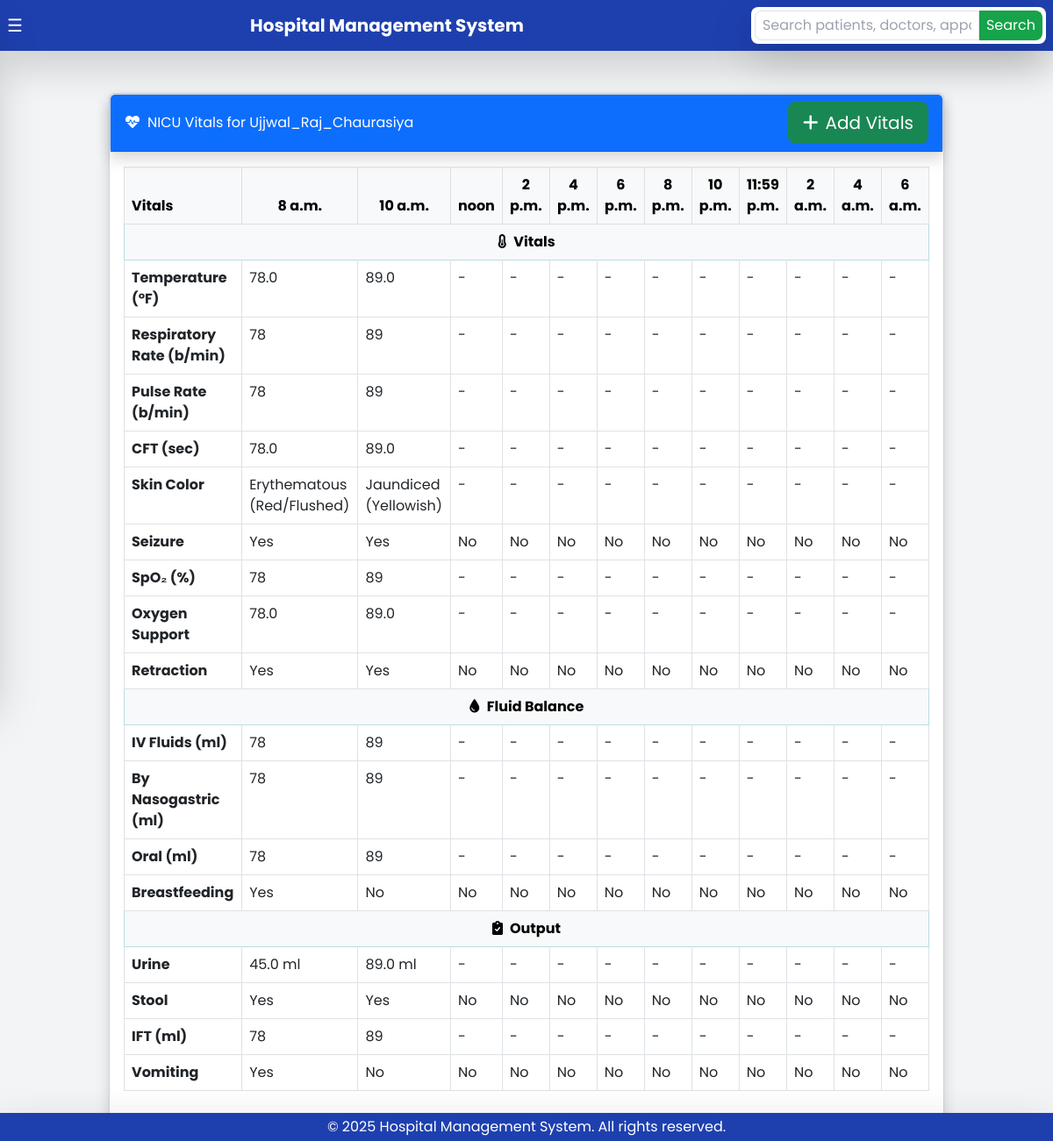
Page /nicu/view/30/ (signed in) on the committed database.
### hms/models.py (models this page shows, shortened)
class IPD(models.Model):
    patient = models.ForeignKey(Patient, on_delete=models.CASCADE)
    room = models.ForeignKey(Room, on_delete=models.CASCADE, limit_choices_to={'is_available': True}, null=True, blank=True)
    admitted_on = models.DateTimeField(auto_now_add=True)
    discharge_date = models.DateTimeField(null=True, blank=True)
    reason_for_admission = models.TextField(null=True, blank=True)
    bed_number = models.IntegerField(null=True, blank=True)
    bed_price_per_day = models.DecimalField(max_digits=10, decimal_places=2, null=True, blank=True)
    total_cost = models.DecimalField(max_digits=10, decimal_places=2, default=0.00, editable=False)  # Total cost of the stay
    transferred_to_hospital = models.CharField(max_length=255, null=True, blank=True)  # New field for transfer to another hospital

class Patient(models.Model):
    BLOOD_GROUP_CHOICES = [
        ('A+', 'A+'), ('A-', 'A-'), ('B+', 'B+'), ('B-', 'B-'),
        ('O+', 'O+'), ('O-', 'O-'), ('AB+', 'AB+'), ('AB-', 'AB-')
    ]
    RELATIONSHIP_CHOICES = [
        ('father', 'Father'),
        ('mother', 'Mother'),
        ('son', 'Son'),
        ('daughter', 'Daughter'),
        ('spouse', 'Spouse'),
        ('friend', 'Friend'),
        ('other', 'Other'),
    ]
    patient_code = models.CharField(max_length=15, unique=True, editable=False, blank=True, null=True)
    created_at = models.DateTimeField(default=now)
    user = models.OneToOneField(CustomUser, on_delete=models.CASCADE, related_name="patient")
    date_of_birth = models.DateField(blank=True, null=True)
    age = models.PositiveIntegerField(blank=True, null=True)  # Age field
    contact_number = models.CharField(max_length=15, blank=True, null=True)
    address = models.TextField(blank=True, null=True)
    gender = models.CharField(max_length=10, choices=CustomUser.GENDER_CHOICES, blank=True, null=True)
    aadhar_number = models.CharField(max_length=12, unique=True, validators=[MinLengthValidator(12)], blank=True, null=True)
    blood_group = models.CharField(max_length=3, blank=True, null=True, choices=BLOOD_GROUP_CHOICES)
    email = models.EmailField(unique=True, blank=True, null=True)
    allergies = models.TextField(blank=True, null=True)  # Known allergies
    medical_history = models.TextField(blank=True, null=True)  # Past medical history
    current_medications = models.TextField(blank=True, null=True)  # Current medications
    emergency_contact_name = models.CharField(max_length=255, blank=True, null=True)
    emergency_contact_number = models.CharField(max_length=15, blank=True, null=True)
    emergency_contact_relationship = models.CharField(max_length=50, blank=True, null=True, choices=RELATIONSHIP_CHOICES)
    accompanying_person_name = models.CharField(max_length=255, blank=True, null=True)
    accompanying_person_contact = models.CharField(max_length=15, blank=True, null=True)
    accompanying_person_relationship = models.CharField(max_length=50, blank=True, null=True, choices=RELATIONSHIP_CHOICES)
    accompanying_person_address = models.TextField(blank=True, null=True)
    profile_picture = models.ImageField(upload_to='patient_profiles/', blank=True, null=True)

class CustomUser(AbstractUser):
    GENDER_CHOICES = (
        ('male', 'Male'),
        ('female', 'Female'),
        ('other', 'Other'),
    )
    full_name = models.CharField(max_length=255, blank=True, null=True)
    contact_number = models.CharField(max_length=15, blank=True, null=True)
    address = models.TextField(blank=True, null=True)
    gender = models.CharField(max_length=10, choices=GENDER_CHOICES, blank=True, null=True)
    groups = models.ManyToManyField(Group, related_name="customuser_groups", blank=True)
    user_permissions = models.ManyToManyField(Permission, related_name="customuser_permissions", blank=True)

class NICUVitals(models.Model):
    SKIN_COLOR_CHOICES = [
        ('pink', 'Pink (Normal)'),
        ('pallor', 'Pallor (Pale)'),
        ('jaundiced', 'Jaundiced (Yellowish)'),
        ('cyanotic', 'Cyanotic (Bluish)'),
        ('mottled', 'Mottled (Blotchy)'),
        ('erythematous', 'Erythematous (Red/Flushed)'),
        ('grayish', 'Grayish'),
        ('dusky', 'Dusky (Bluish-Gray)'),
    ]
    ipd = models.ForeignKey('IPD', on_delete=models.CASCADE, related_name='nicu_vitals')
    date = models.DateField(auto_now_add=True)
    time = models.TimeField(default=timezone.now)  # New field to record time slots (2-hour interval)
    temperature = models.DecimalField(max_digits=4, decimal_places=1,null=True, blank=True)
    respiratory_rate = models.IntegerField(null=True, blank=True)
    pulse_rate = models.IntegerField(null=True, blank=True)
    cft = models.DecimalField(max_digits=3, decimal_places=1,null=True, blank=True)
    skin_color = models.CharField(max_length=20, choices=SKIN_COLOR_CHOICES,default='pink')
    seizure = models.BooleanField(null=True, blank=True)
    spo2 = models.IntegerField(null=True, blank=True)
    oxygen = models.CharField(max_length=100,help_text="Options: 1. Nasal Prong, 2. Hood, 3. Without O2",null=True, blank=True)
    retraction = models.BooleanField(null=True, blank=True)
    iv_fluids = models.IntegerField(null=True, blank=True)
    by_nasogastric = models.IntegerField(null=True, blank=True)
    oral = models.IntegerField(null=True, blank=True)
    breastfeeding = models.BooleanField(null=True, blank=True)
    urine = models.CharField(max_length=10, choices=[('nil', 'Nil'), ('ml', 'ML')])
    urine_value = models.FloatField(blank=True, null=True)  # Store ML value
    stool = models.BooleanField(null=True, blank=True)
    ift = models.IntegerField(null=True, blank=True)
    vomiting = models.BooleanField(null=True, blank=True)

### hms/views.py (the view)
# urls.py: path('nicu/view/<int:ipd_id>/', views.view_nicu_vitals, name='view_nicu_vitals')
@login_required
def view_nicu_vitals(request, ipd_id):
    ipd = get_object_or_404(IPD, id=ipd_id)
    vitals_list = NICUVitals.objects.filter(ipd=ipd).order_by('-date')
    return render(request, 'hms/view_vitals.html', {'vitals_list': vitals_list, 'ipd': ipd})

### hms/templates/hms/view_vitals.html
{% extends 'hms/base.html' %}
{% block content %}
<div class="container mt-4">
    <div class="card shadow">
        <div class="card shadow">
            <div class="card-header bg-primary text-white d-flex justify-content-between align-items-center">
                <h2 class="card-title mb-0">
                    <i class="fas fa-heartbeat me-2"></i>NICU Vitals for {{ ipd.patient.user.full_name }}
                </h2>
                <a href="{% url 'add_nicu_vitals' ipd.id %}" class="btn btn-success btn-lg">
                    <i class="fas fa-plus me-2"></i>Add Vitals
                </a>
            </div>
        </div>
        <div class="card-body">
            <div class="table-responsive">
                <table class="table table-bordered table-hover">
                    <thead class="table-light">
                        <tr>
                            <th class="fw-bold">Vitals</th>
                            {% for vitals in vitals_list %}
                                <th class="text-center">{{ vitals.time }}</th>
                            {% endfor %}
                        </tr>
                    </thead>
                    <tbody>
                        <tr class="table-info">
                            <td colspan="{{ vitals_list|length|add:1 }}" class="fw-bold text-center bg-light">
                                <i class="fas fa-thermometer-half me-2"></i>Vitals
                            </td>
                        </tr>
                        <tr>
                            <td class="fw-bold">Temperature (°F)</td>
                            {% for vitals in vitals_list %}
                                <td>{{ vitals.temperature|default:"-" }}</td>
                            {% endfor %}
                        </tr>
                        <tr>
                            <td class="fw-bold">Respiratory Rate (b/min)</td>
                            {% for vitals in vitals_list %}
                                <td>{{ vitals.respiratory_rate|default:"-" }}</td>
                            {% endfor %}
                        </tr>
                        <tr>
                            <td class="fw-bold">Pulse Rate (b/min)</td>
                            {% for vitals in vitals_list %}
                                <td>{{ vitals.pulse_rate|default:"-" }}</td>
                            {% endfor %}
                        </tr>
                        <tr>
                            <td class="fw-bold">CFT (sec)</td>
                            {% for vitals in vitals_list %}
                                <td>{{ vitals.cft|default:"-" }}</td>
                            {% endfor %}
                        </tr>
                        <tr>
                            <td class="fw-bold">Skin Color</td>
                            {% for vitals in vitals_list %}
                                <td>{{ vitals.get_skin_color_display|default:"-" }}</td>
                            {% endfor %}
                        </tr>
                        <tr>
                            <td class="fw-bold">Seizure</td>
                            {% for vitals in vitals_list %}
                                <td>{{ vitals.seizure|yesno:"Yes,No"|default:"-" }}</td>
                            {% endfor %}
                        </tr>
                        <tr>
                            <td class="fw-bold">SpO₂ (%)</td>
                            {% for vitals in vitals_list %}
                                <td>{{ vitals.spo2|default:"-" }}</td>
                            {% endfor %}
                        </tr>
                        <tr>
                            <td class="fw-bold">Oxygen Support</td>
                            {% for vitals in vitals_list %}
                                <td>{{ vitals.oxygen|default:"-" }}</td>
                            {% endfor %}
                        </tr>
                        <tr>
                            <td class="fw-bold">Retraction</td>
                            {% for vitals in vitals_list %}
                                <td>{{ vitals.retraction|yesno:"Yes,No"|default:"-" }}</td>
                            {% endfor %}
                        </tr>
                        <tr class="table-info">
                            <td colspan="{{ vitals_list|length|add:1 }}" class="fw-bold text-center bg-light">
                                <i class="fas fa-tint me-2"></i>Fluid Balance
                            </td>
                        </tr>
                        <tr>
                            <td class="fw-bold">IV Fluids (ml)</td>
                            {% for vitals in vitals_list %}
                                <td>{{ vitals.iv_fluids|default:"-" }}</td>
                            {% endfor %}
                        </tr>
                        <tr>
                            <td class="fw-bold">By Nasogastric (ml)</td>
                            {% for vitals in vitals_list %}
                                <td>{{ vitals.by_nasogastric|default:"-" }}</td>
                            {% endfor %}
                        </tr>
                        <tr>
                            <td class="fw-bold">Oral (ml)</td>
                            {% for vitals in vitals_list %}
                                <td>{{ vitals.oral|default:"-" }}</td>
                            {% endfor %}
                        </tr>
                        <tr>
                            <td class="fw-bold">Breastfeeding</td>
                            {% for vitals in vitals_list %}
                                <td>{{ vitals.breastfeeding|yesno:"Yes,No"|default:"-" }}</td>
                            {% endfor %}
                        </tr>
                        <tr class="table-info">
                            <td colspan="{{ vitals_list|length|add:1 }}" class="fw-bold text-center bg-light">
                                <i class="fas fa-clipboard-check me-2"></i>Output
                            </td>
                        </tr>
                        <tr>
                            <td class="fw-bold">Urine</td>
                            {% for vitals in vitals_list %}
                                <td>
                                    {% if vitals.urine == "ml" %}
                                        {{ vitals.urine_value|default:"-" }} ml
                                    {% else %}
                                        {{ vitals.get_urine_display|default:"-" }}
                                    {% endif %}
                                </td>
                            {% endfor %}
                        </tr>
                        <tr>
                            <td class="fw-bold">Stool</td>
                            {% for vitals in vitals_list %}
                                <td>{{ vitals.stool|yesno:"Yes,No"|default:"-" }}</td>
                            {% endfor %}
                        </tr>
                        <tr>
                            <td class="fw-bold">IFT (ml)</td>
                            {% for vitals in vitals_list %}
                                <td>{{ vitals.ift|default:"-" }}</td>
                            {% endfor %}
                        </tr>
                        <tr>
                            <td class="fw-bold">Vomiting</td>
                            {% for vitals in vitals_list %}
                                <td>{{ vitals.vomiting|yesno:"Yes,No"|default:"-" }}</td>
                            {% endfor %}
                        </tr>
                    </tbody>
                </table>
            </div>
        </div>
    </div>
</div>
{% endblock %}

### hms/templates/hms/base.html (style rules this page uses)
body { font-family: 'Poppins', sans-serif; }

### rows in the picture
IPD: patient.user.full_name "Ujjwal_Raj_Chaurasiya"
NICUVitals: time "8 a.m.", temperature "78.0", respiratory_rate "78", pulse_rate "78", cft "78.0", skin_color "Erythematous (Red/Flushed)", seizure "Yes", spo2 "78", oxygen "78.0", retraction "Yes", iv_fluids "78", by_nasogastric "78", oral "78", breastfeeding "Yes", urine_value "45.0", stool "Yes", ift "78", vomiting "Yes"
NICUVitals: time "10 a.m.", temperature "89.0", respiratory_rate "89", pulse_rate "89", cft "89.0", skin_color "Jaundiced (Yellowish)", seizure "Yes", spo2 "89", oxygen "89.0", retraction "Yes", iv_fluids "89", by_nasogastric "89", oral "89", breastfeeding "No", urine_value "89.0", stool "Yes", ift "89", vomiting "No"
NICUVitals: time "noon", temperature "-", respiratory_rate "-", pulse_rate "-", cft "-", skin_color "-", seizure "No", spo2 "-", oxygen "-", retraction "No", iv_fluids "-", by_nasogastric "-", oral "-", breastfeeding "No", urine "-", stool "No", ift "-", vomiting "No"
NICUVitals: time "2 p.m.", temperature "-", respiratory_rate "-", pulse_rate "-", cft "-", skin_color "-", seizure "No", spo2 "-", oxygen "-", retraction "No", iv_fluids "-", by_nasogastric "-", oral "-", breastfeeding "No", urine "-", stool "No", ift "-", vomiting "No"
NICUVitals: time "4 p.m.", temperature "-", respiratory_rate "-", pulse_rate "-", cft "-", skin_color "-", seizure "No", spo2 "-", oxygen "-", retraction "No", iv_fluids "-", by_nasogastric "-", oral "-", breastfeeding "No", urine "-", stool "No", ift "-", vomiting "No"
NICUVitals: time "6 p.m.", temperature "-", respiratory_rate "-", pulse_rate "-", cft "-", skin_color "-", seizure "No", spo2 "-", oxygen "-", retraction "No", iv_fluids "-", by_nasogastric "-", oral "-", breastfeeding "No", urine "-", stool "No", ift "-", vomiting "No"
NICUVitals: time "8 p.m.", temperature "-", respiratory_rate "-", pulse_rate "-", cft "-", skin_color "-", seizure "No", spo2 "-", oxygen "-", retraction "No", iv_fluids "-", by_nasogastric "-", oral "-", breastfeeding "No", urine "-", stool "No", ift "-", vomiting "No"
NICUVitals: time "10 p.m.", temperature "-", respiratory_rate "-", pulse_rate "-", cft "-", skin_color "-", seizure "No", spo2 "-", oxygen "-", retraction "No", iv_fluids "-", by_nasogastric "-", oral "-", breastfeeding "No", urine "-", stool "No", ift "-", vomiting "No"
NICUVitals: time "11:59 p.m.", temperature "-", respiratory_rate "-", pulse_rate "-", cft "-", skin_color "-", seizure "No", spo2 "-", oxygen "-", retraction "No", iv_fluids "-", by_nasogastric "-", oral "-", breastfeeding "No", urine "-", stool "No", ift "-", vomiting "No"
NICUVitals: time "2 a.m.", temperature "-", respiratory_rate "-", pulse_rate "-", cft "-", skin_color "-", seizure "No", spo2 "-", oxygen "-", retraction "No", iv_fluids "-", by_nasogastric "-", oral "-", breastfeeding "No", urine "-", stool "No", ift "-", vomiting "No"
NICUVitals: time "4 a.m.", temperature "-", respiratory_rate "-", pulse_rate "-", cft "-", skin_color "-", seizure "No", spo2 "-", oxygen "-", retraction "No", iv_fluids "-", by_nasogastric "-", oral "-", breastfeeding "No", urine "-", stool "No", ift "-", vomiting "No"
NICUVitals: time "6 a.m.", temperature "-", respiratory_rate "-", pulse_rate "-", cft "-", skin_color "-", seizure "No", spo2 "-", oxygen "-", retraction "No", iv_fluids "-", by_nasogastric "-", oral "-", breastfeeding "No", urine "-", stool "No", ift "-", vomiting "No"
